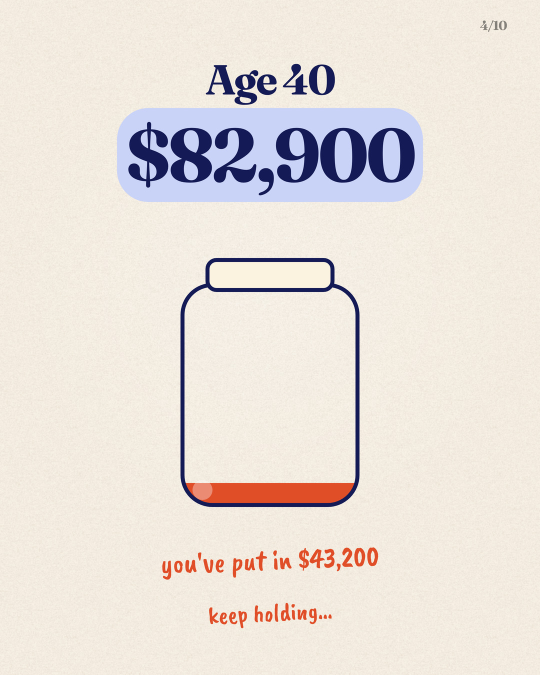
#> input picture media/ff-1018-hold-the-jar/04.jpg, 1080 x 1350 px, found by its file name (shown at 1/2 size)
$ python ba.py ../../../../media/ff-1018-foundations-1-snowball/01.jpg ../../../../media/ff-1018-foundations-1-snowball/04.jpg ../../../../media/ff-1018-hold-the-jar/02.jpg
#> lines starting #> are read from the running program, lines starting #| are printed output that depends on the picture
#!/usr/bin/env python3
"""Side-by-side before/after sheets. Usage: ba.py out.jpg "before1,before2" "after1,after2" (paths under media/, or video@t)."""
import sys, subprocess, tempfile
from PIL import Image, ImageDraw, ImageFont
M = '/home/claude/steadfold-autopost/media/'
def load(spec):
    if '@' in spec:
        v, t = spec.split('@'); f = tempfile.mktemp(suffix='.png')
        subprocess.run(['ffmpeg', '-v', 'error', '-y', '-ss', t, '-i', M + v, '-frames:v', '1', f], check=True)
        return Image.open(f).convert('RGB'), f'{v.split("/")[-1]} @ {t}s'
    return Image.open(M + spec).convert('RGB'), spec.split('/')[-1]
def row(specs, h):
    out = []
    for s in specs:
        im, lab = load(s); out.append((im.resize((int(im.width * h / im.height), h), Image.LANCZOS), lab))
#> in row, im is the input picture: PIL image 1080x1350 RGB; mean R, G, B 232.4, 224.5, 218
#> after `im, lab = load(s)`: lab = '04.jpg'
    return out
out, b, a = sys.argv[1], sys.argv[2].split(','), sys.argv[3].split(',')
H = 900; f = ImageDraw.Draw(Image.new('RGB', (1, 1))); font = ImageFont.load_default(size=30); big = ImageFont.load_default(size=44)
rb, ra = row(b, H), row(a, H)
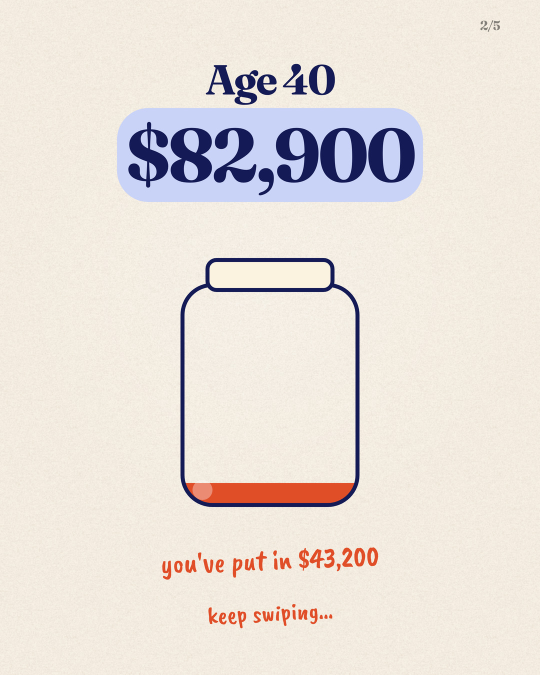
#> input picture media/ff-1018-hold-the-jar/02.jpg, 1080 x 1350 px, found by its file name (shown at 1/2 size)
#> in row, im is the input picture: PIL image 1080x1350 RGB; mean R, G, B 232.4, 224.5, 218
wb = sum(i.width for i, _ in rb) + 20 * (len(rb) - 1); wa = sum(i.width for i, _ in ra) + 20 * (len(ra) - 1)
#> after `wb = sum((i.width for i, _ in rb)) + 20 * (len(rb) - 1)`: wb = 720
#> after `wa = sum((i.width for i, _ in ra)) + 20 * (len(ra) - 1)`: wa = 720
W = wb + wa + 120; S = Image.new('RGB', (W, H + 140), '#F4F1EC'); d = ImageDraw.Draw(S)
#> after `W = wb + wa + 120`: W = 1560
#> after `S = Image.new('RGB', (W, H + 140), '#F4F1EC')`:
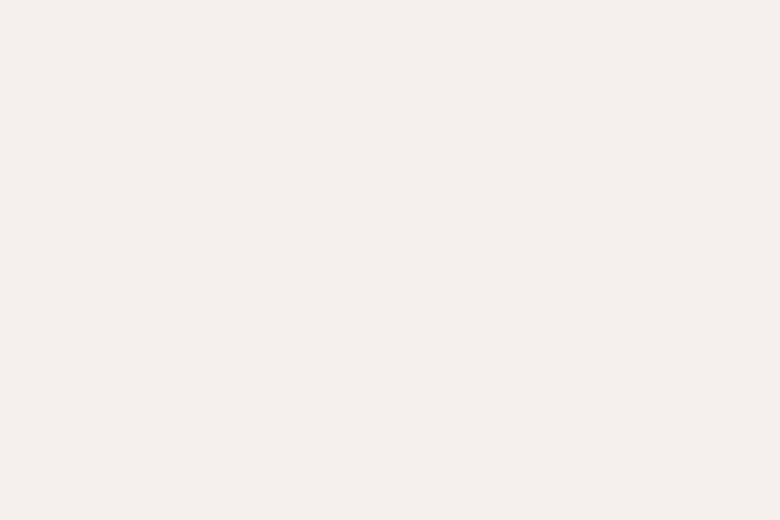
#> S: PIL image 1560x1040 RGB (shown at 1/2 size); mean R, G, B 244, 241, 236
d.text((30, 20), 'BEFORE', fill='#8A2B55', font=big); d.text((wb + 90, 20), 'AFTER', fill='#2E7D4F', font=big)
x = 30
for im, lab in rb:
    S.paste(im, (x, 80)); d.text((x, H + 90), lab, fill='black', font=font); x += im.width + 20
#> this loop made 1 pass
#> (lab, x) on pass 1: ('04.jpg', 770)
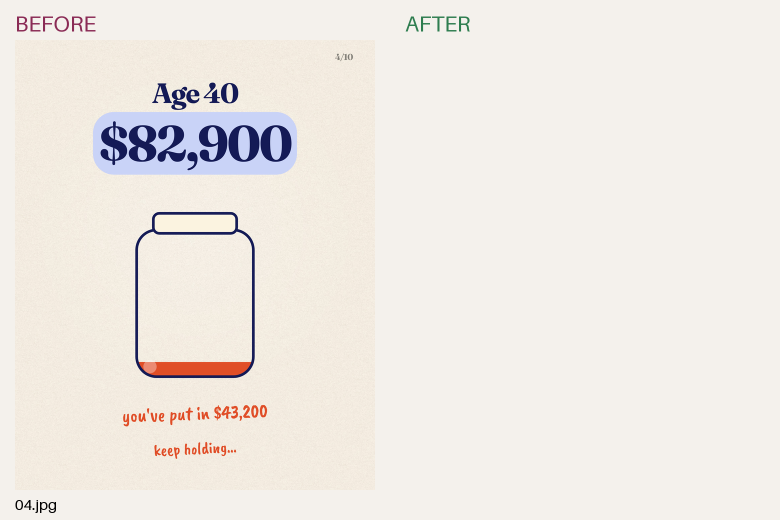
#> S: PIL image 1560x1040 RGB (shown at 1/2 size); mean R, G, B 239, 234, 228.5
#> after the loop, x = 770
x = wb + 90; d.line([(wb + 60, 20), (wb + 60, H + 120)], fill='#999', width=4)
#> after `x = wb + 90`: x = 810
for im, lab in ra:
    S.paste(im, (x, 80)); d.text((x, H + 90), lab, fill='black', font=font); x += im.width + 20
#> this loop made 1 pass
#> (lab, x) on pass 1: ('02.jpg', 1550)
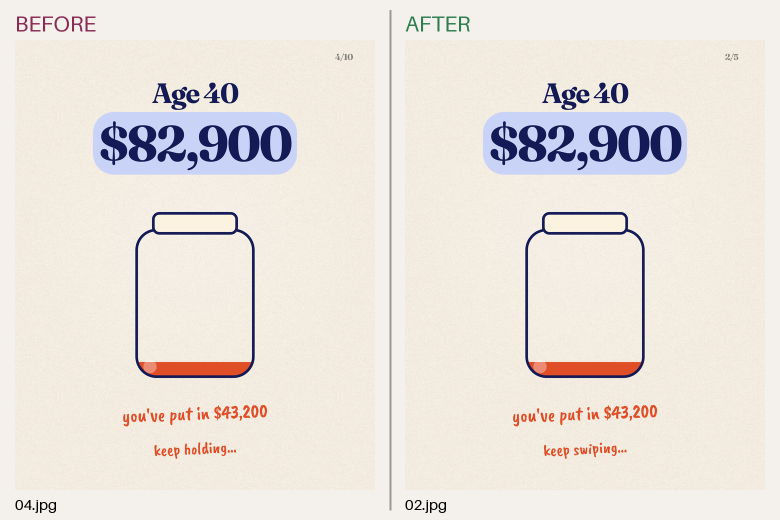
#> S: PIL image 1560x1040 RGB (shown at 1/2 size); mean R, G, B 234, 227.1, 221
#> after the loop, x = 1550
S.save(out, quality=85)
print(out)
